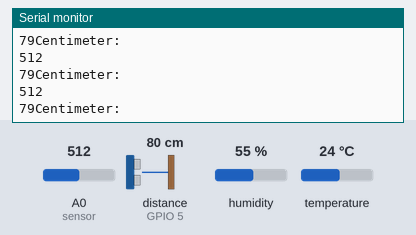
This sketch was run on a simulated ESP8266 (NodeMCU). Shown: the last lines printed to the serial monitor. Wiring (inferred from the names in the program): ultrasonic range finder: trigger GPIO 16; echo GPIO 5. The test bench sets the inputs (shaded band); at power-on: distance to the obstacle (sensor on GPIO 5) 80 cm, A0 (sensor) = 512, humidity 55 %, temperature 24 °C. The echo pulse lasts 58.3 µs per cm; WiFi joins after 1.5 s; servers stay silent unless stated.

Above: at 3.0 s.
3.1 s: distance to the obstacle (sensor on GPIO 5) set to 2 cm
At 3.1 s:
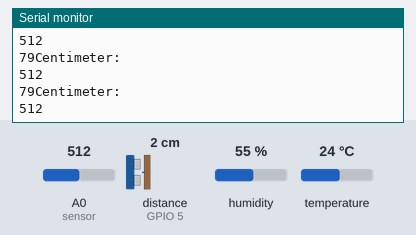
4.6 s: A0 (sensor) set to 716
At 4.63 s:
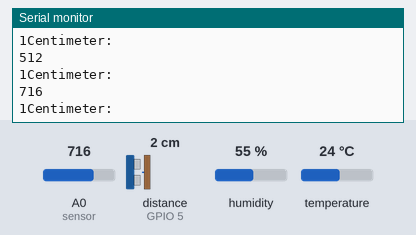
6.1 s: distance to the obstacle (sensor on GPIO 5) set to 4 cm
At 6.18 s:
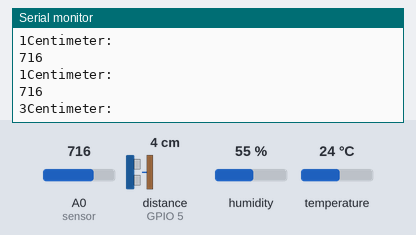
7.6 s: A0 (sensor) set to 992
At 7.91 s:
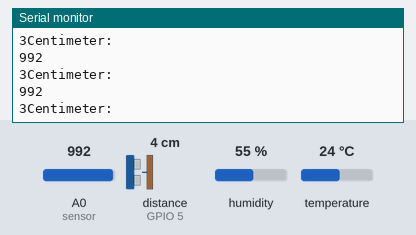
Timing chart, 0 to 10.1 s (numbered marks = the images above; inputs shaded):
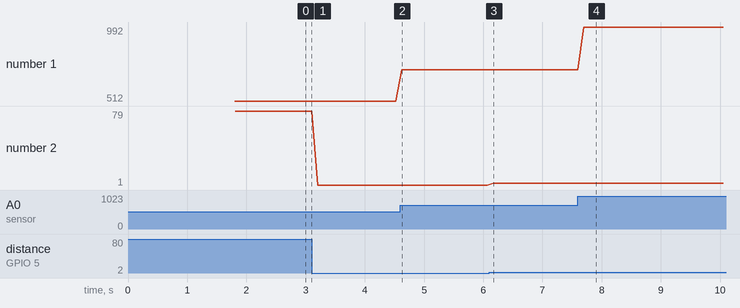

The sketch:

Mars_Rover_full_complete_code.ino
```cpp
#define BLYNK_PRINT Serial    // Comment this out to disable prints and save space
#include <SPI.h>
#include <ESP8266WiFi.h>
#include <BlynkSimpleEsp8266.h>
#include <SimpleTimer.h>
#include <DHT.h>

WidgetLCD lcd(V0);

char auth[] = "Di-lhiRCHjcnAP-DRwdGooe-GTL16dIc"; //Enter the Auth code which was send by Blink

char ssid[] = "AndroidAP7675";  //Enter your WIFI Name
char pass[] = "naim9239";  //Enter your WIFI Password

int n;

#define sensorPin 0 // for D3 water sensor
// NodeMCU Pin D0 > TRIGGER | Pin D1 > ECHO for ultrasonic sensor
#define trigger 16
#define echo 5


#define DHTPIN 2          // Digital pin 4 DHT 11 sensor

#define DHTTYPE DHT11     // DHT 11


DHT dht(DHTPIN, DHTTYPE);
SimpleTimer timer;


void sendSensor()
{
  float h = dht.readHumidity();
  float t = dht.readTemperature(); // or dht.readTemperature(true) for Fahrenheit

  if (isnan(h) || isnan(t)) {
    Serial.println("Failed to read from DHT sensor!");
    return;
  }

  Blynk.virtualWrite(V2, h);  //V5 is for Humidity
  Blynk.virtualWrite(V3, t);  //V6 is for Temperature
}

// for gas
void sendUptime()
{
  Blynk.virtualWrite(V1, n);
}


void setup()
{
  Serial.begin(9600); // See the connection status in Serial Monitor
  Blynk.begin(auth, ssid, pass);

  pinMode(trigger, OUTPUT);
  pinMode(echo, INPUT);

  dht.begin();

   pinMode(sensorPin, INPUT);

  // Setup a function to be called every second for Temp & Hhdty
  timer.setInterval(1000L, sendSensor);
  // Setup a function to be called every second for gas
  timer.setInterval(1000L, sendUptime);
}

void loop()
{
   Blynk.run(); // Initiates Blynk
  timer.run(); // Initiates SimpleTimer

  // for gass
  n = analogRead(A0); // for MQ-02 gas sensor
  Serial.println(n);


  // for ultrasonic sensor
  long duration, distance;
  digitalWrite(trigger, LOW);
  delayMicroseconds(2);

  digitalWrite(trigger, HIGH);
  delayMicroseconds(10);

  digitalWrite(trigger, LOW);
  duration = pulseIn(echo, HIGH);
  //distance = (duration/2) / 29.1;
  distance = ((duration * 0.034) / 2);

  Serial.print(distance);
  Serial.println("Centimeter:");
  Blynk.virtualWrite(V4, distance);


  // for water sensor
//  int  sensorState;
//  sensorState = digitalRead(sensorPin);
 // Serial.println(sensorState);

//  if (sensorState == 1)
  // {
    // lcd.clear();
    // lcd.print(0, 0, "Water");

   //  Serial.println("Water");
  // }

  delay(100);

}
```

Measured:
- after the input at 4.6 s, the serial monitor: prints a new line at once (image 2)
- after the input at 6.1 s, the serial monitor: prints a new line after 0.07 s (image 3)
- after the input at 7.6 s, the serial monitor: prints a new line after 0.09 s (image 4)
- plotted number 1: 512 → 716 after the input at 4.6 s, 716 → 992 after the input at 7.6 s
- plotted number 2: 79 → 1 after the input at 3.1 s, 1 → 3 after the input at 6.1 s
